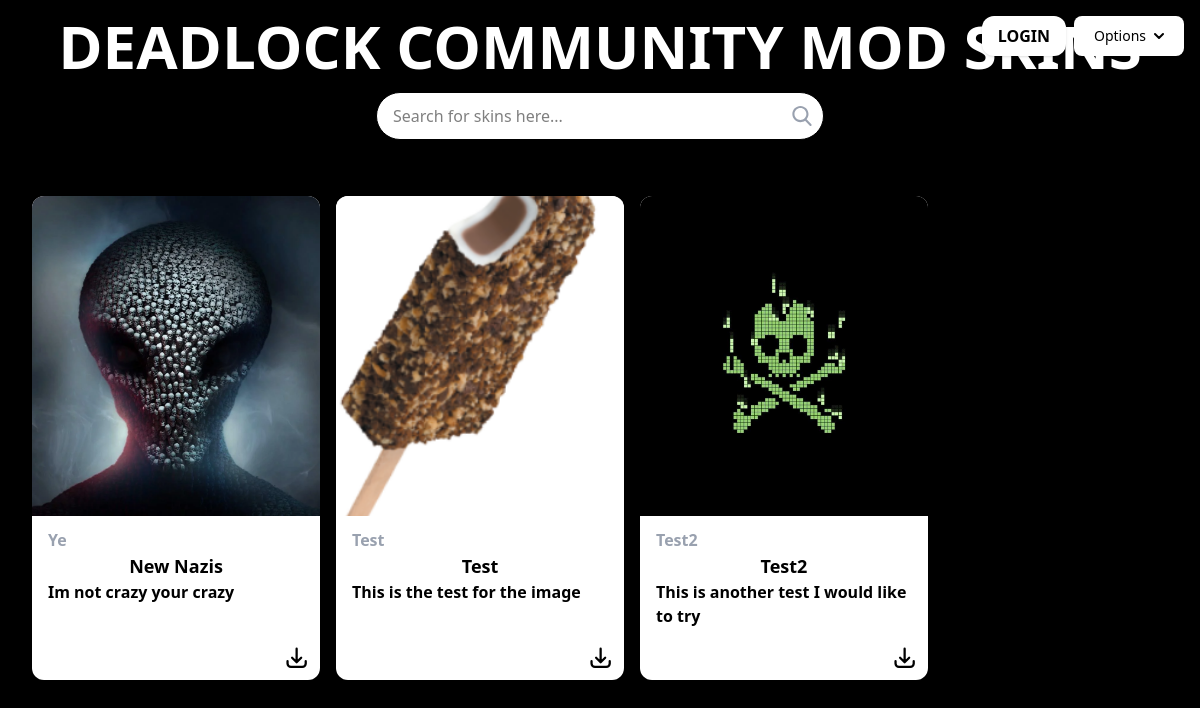
/home/, run on the app's committed database.
### home/models.py (models this page shows, shortened)
class Skin(models.Model):
    artist= models.CharField(max_length=64, default="None")
    title = models.CharField(max_length=100, default="None")
    description = models.TextField(blank=True)
    skin = models.ImageField(upload_to='images/', default="None")

### home/views.py (the view)
# urls.py: path('', views.index, name='home/index'),
def index(request):
    skins = Skin.objects.all()
    return render(request, 'home/index.html', {
        "skins": skins
    })

### home/templates/home/index.html
{% extends "home/layout.html" %}
{% block content %}
  <div class="flex flex-row flex-wrap gap-4 p-8">
    {% for skin in skins %}
      <div class="w-72 bg-white shadow-md rounded-xl duration-500 hover:scale-105 hover:shadow-xl relative min-h-[400px]">
        <img src="{{ skin.skin.url }}"
             alt="{{ skin.title }}"
             class="h-80 w-full object-cover rounded-t-xl" />
        <div class="px-4 py-3 pb-12">
          <p class="text-opacity-25 font-bold text-gray-400 text-left">{{ skin.artist }}</p>
          <p class="text-lg font-bold text-black capitalize text-center truncate">
            {{ skin.title }}
          </p>
          <p class="text-md font-semibold text-black mb-1">
            {{ skin.description }}
          </p>
        </div>
        <div class="absolute bottom-3 right-3">
          <svg xmlns="http://www.w3.org/2000/svg"
               width="25"
               height="25"
               fill="none"
               viewBox="0 0 22 20"
               class="text-black">
            <path stroke="currentColor"
                  stroke-linecap="round"
                  stroke-linejoin="round"
                  stroke-width="2"
                  d="M4 15v2a3 3 0 0 0 3 3h10a3 3 0 0 0 3-3v-2m-8 1V4m0 12-4-4m4 4 4-4"/>
          </svg>
        </div>
      </div>
    {% empty %}
      <h1 class="text-white text-xl">There have been no skins added</h1>
    {% endfor %}
  </div>
{% endblock %}

### home/templates/home/layout.html (shortened to what this page needs)
{% load static tailwind_tags %}
<!DOCTYPE html>
<html lang="en">
  <head>
    {% tailwind_css %}
  </head>
  <body class="bg-black">
    <div class="relative flex flex-col w-full items-center pt-4 gap-4">
      <div class="absolute top-4 right-4 flex gap-2 items-center">
        <button class="bg-white rounded-xl px-4 py-2 font-semibold text-black shadow">
          LOGIN
        </button>
        <div class="relative inline-block group">
          <button
            class="bg-white text-black hover:bg-gray-200 focus:ring-4 focus:outline-none focus:ring-gray-300 font-medium rounded-lg text-sm px-5 py-2.5 inline-flex items-center"
            type="button">
            Options
            <svg class="w-2.5 h-2.5 ml-2" aria-hidden="true" xmlns="http://www.w3.org/2000/svg"
                 fill="none" viewBox="0 0 10 6">
              <path stroke="currentColor" stroke-linecap="round" stroke-linejoin="round"
                    stroke-width="2" d="m1 1 4 4 4-4"/>
            </svg>
          </button>
        </div>
      </div>
      <p class="text-4xl md:text-6xl font-extrabold text-white">
        DEADLOCK COMMUNITY MOD SKINS
      </p>
      <form action="" class="max-w-[480px] w-full px-4">
        <div class="relative">
          <input
            type="text"
            name="q"
            class="w-full border h-12 shadow p-4 rounded-full bg-white"
            placeholder="Search for skins here..."
          />
          <button type="submit">
          </button>
        </div>
      </form>
    </div>
    {% block content %}
    {% endblock %}
  </body>
</html>

### data on the page
Skin: skin (picture), artist "Ye", title "New Nazis", description "Im not crazy your crazy"
Skin: skin (picture), artist "Test", title "Test", description "This is the test for the image"
Skin: skin (picture), artist "Test2", title "Test2", description "This is another test I would like to try"
